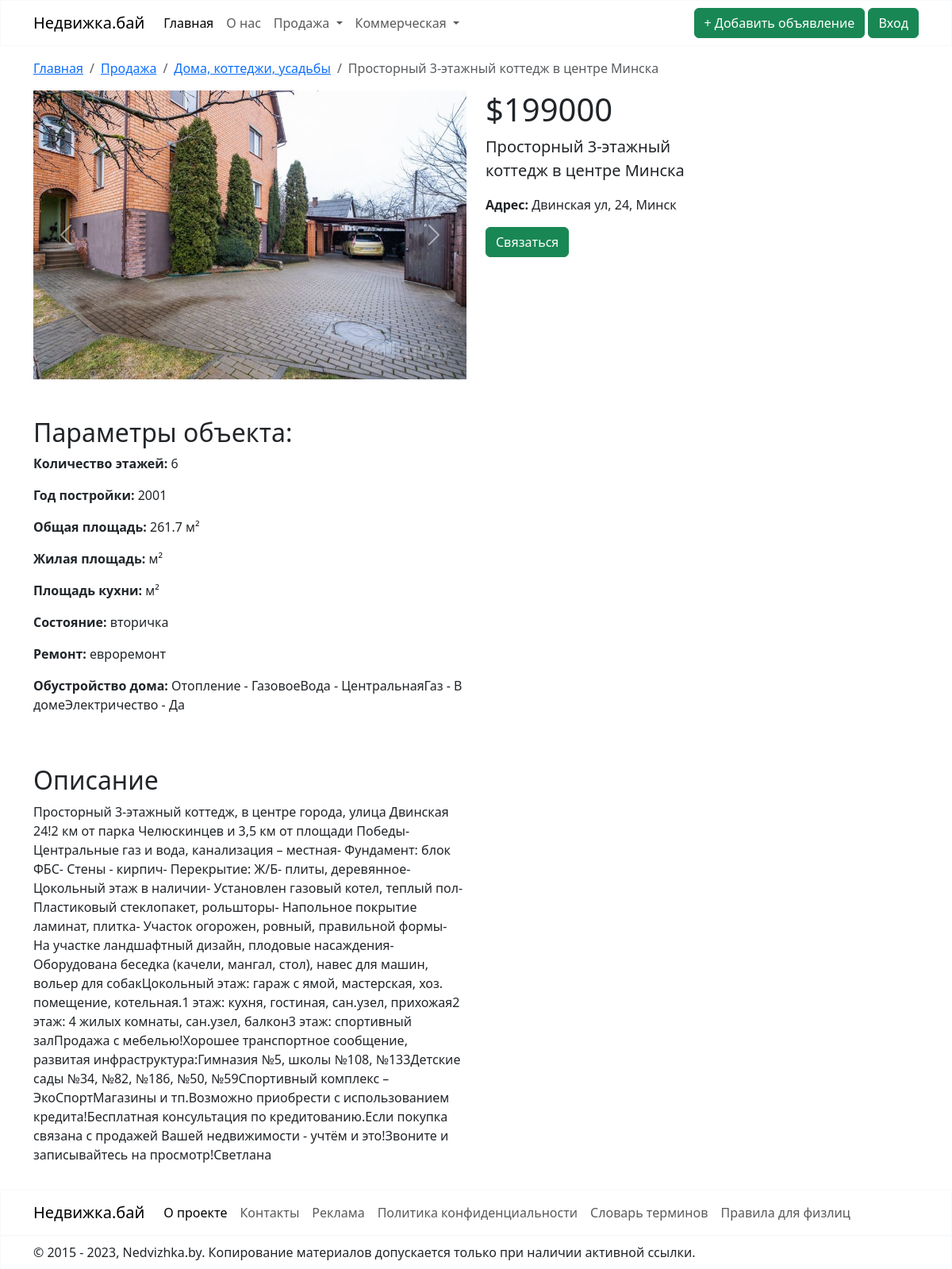
Page /sale/house/1/ on the committed database.
### sale/models.py (models this page shows, shortened)
class Realty(models.Model):
    title = models.CharField(max_length=50)
    address = models.CharField(max_length=100)
    description = models.CharField(max_length=4000)
    total_area = models.FloatField()
    facilities = models.CharField(max_length=2000, blank=True)
    condition = models.CharField(choices=CONDITION, max_length=20)
    renovation = models.CharField(choices=RENOVATION, max_length=20)
    price = models.PositiveIntegerField()
    image = models.ImageField(null=True, blank=True, upload_to="images")
    image2 = models.ImageField(null=True, blank=True, upload_to="images")
    image3 = models.ImageField(null=True, blank=True, upload_to="images")
    image4 = models.ImageField(null=True, blank=True, upload_to="images")
    image5 = models.ImageField(null=True, blank=True, upload_to="images")
    creator = models.ForeignKey(User, on_delete=models.CASCADE, default=1)
    is_moderated = models.BooleanField(default=False)
    class Meta:
        abstract = True

class House(Realty):
    category = models.CharField(choices=CATEGORY, max_length=20)
    number_of_rooms = models.PositiveIntegerField(validators=[MinValueValidator(1)])  # Валидатор для количества комнат
    number_of_floors = models.PositiveIntegerField(validators=[MinValueValidator(1)])  # Валидатор для количества этажей
    living_area = models.FloatField(validators=[MinValueValidator(0)])  # Валидатор для жилой площади
    year_of_construction = models.PositiveIntegerField(validators=[validate_year_of_construction])

### sale/views.py (the view)
# urls.py: path('house/<int:pk>/', HouseDetailView.as_view(), name='house'),
class HouseDetailView(DetailView):
    model = House
    template_name = "housedetailview.html"
    def get(self, request, *args, **kwargs):
        self.object = self.get_object()
        context = self.get_context_data(object=self.object)
        return self.render_to_response(context)

### sale/templates/housedetailview.html (shortened to what this page needs)
{% extends "base.html" %}
{% block content %}
    <div class="container-md mt-3 mb-3">
        <nav aria-label="breadcrumb">
            <ol class="breadcrumb">
                <li class="breadcrumb-item"><a href="{% url "nedvizhka" %}">Главная</a></li>
                <li class="breadcrumb-item"><a href="#">Продажа</a></li>
                <li class="breadcrumb-item"><a href="{% url "house" %}">Дома, коттеджи, усадьбы</a></li>
                <li class="breadcrumb-item active" aria-current="page">{{ house.title }}</li>
            </ol>
        </nav>
    </div>
    <div class="container-md mt-3 mb-3">
        <div class="row">
            <div class="col-md-6">
                <div id="carouselExample" class="carousel slide">
                    <div class="carousel-inner">
                        <div class="carousel-item active">
                            {% if house.image %}
                                <img src="{{ house.image.url }}" class="d-block w-100" alt="...">
                            {% endif %}
                        </div>
                    </div>
                    <button class="carousel-control-prev" type="button" data-bs-target="#carouselExample"
                            data-bs-slide="prev">
                        <span class="carousel-control-prev-icon" aria-hidden="true"></span>
                    </button>
                    <button class="carousel-control-next" type="button" data-bs-target="#carouselExample"
                            data-bs-slide="next">
                        <span class="carousel-control-next-icon" aria-hidden="true"></span>
                    </button>
                </div>
            </div>
            <div class="col-md-3">
                <h1>${{ house.price }}</h1>
                <p class="lead">{{ house.title }}</p>
                <p><strong>Адрес:</strong> {{ house.address }}</p>
                <button type="button" class="btn btn-success" data-bs-toggle="modal" data-bs-target="#exampleModal">
                    Связаться
                </button>
            </div>
        </div>
        <div class="row mt-5">
            <div class="col-md-6">
                <h2>Параметры объекта:</h2>
                <p><strong>Количество этажей:</strong> {{ house.number_of_rooms }}</p>
                <p><strong>Год постройки:</strong> {{ house.year_of_construction }}</p>
                <p><strong>Общая площадь:</strong> {{ house.total_area }} м²</p>
                <p><strong>Жилая площадь:</strong> {{ flat.living_area }} м²</p>
                <p><strong>Площадь кухни:</strong> {{ flat.kitchen }} м²</p>
                <p><strong>Состояние:</strong> {{ house.get_condition_display }}</p>
                <p><strong>Ремонт:</strong> {{ house.get_renovation_display }}</p>
                {% if house.facilities %}
                    <p><strong>Обустройство дома:</strong> {{ house.facilities }}</p>
                {% endif %}
            </div>
        </div>
        <div class="row mt-5">
            <div class="col-md-6">
                <h2>Описание</h2>
                <p>{{ house.description }}</p>
            </div>
        </div>
    </div>
{% endblock %}

### rows in the picture
House: title "Просторный 3-этажный коттедж в центре Минска", image (picture), price "199000", address "Двинская ул, 24, Минск", number_of_rooms "6", year_of_construction "2001", total_area "261.7", condition "вторичка", renovation "евроремонт", facilities "Отопление - ГазовоеВода - ЦентральнаяГаз - В домeЭлектричество - Да", description "Просторный 3-этажный коттедж, в центре города, улица Двинская 24!2 км от парка Челюскинцев и 3,5 км от площади Победы- Центральные газ и вода, канализация – местная- Фундамент: блок ФБС- Стены - кирпич- Перекрытие: Ж/Б- плиты, деревянное- Цокольный этаж в наличии- Установлен газовый котел, теплый пол- Пластиковый стеклопакет, рольшторы- Напольное покрытие ламинат, плитка- Участок огорожен, ровный, правильной формы- На участке ландшафтный дизайн, плодовые насаждения- Оборудована беседка (качели, мангал, стол), навес для машин, вольер для собакЦокольный этаж: гараж с ямой, мастерская, хоз. помещение, котельная.1 этаж: кухня, гостиная, сан.узел, прихожая2 этаж: 4 жилых комнаты, сан.узел,…"
